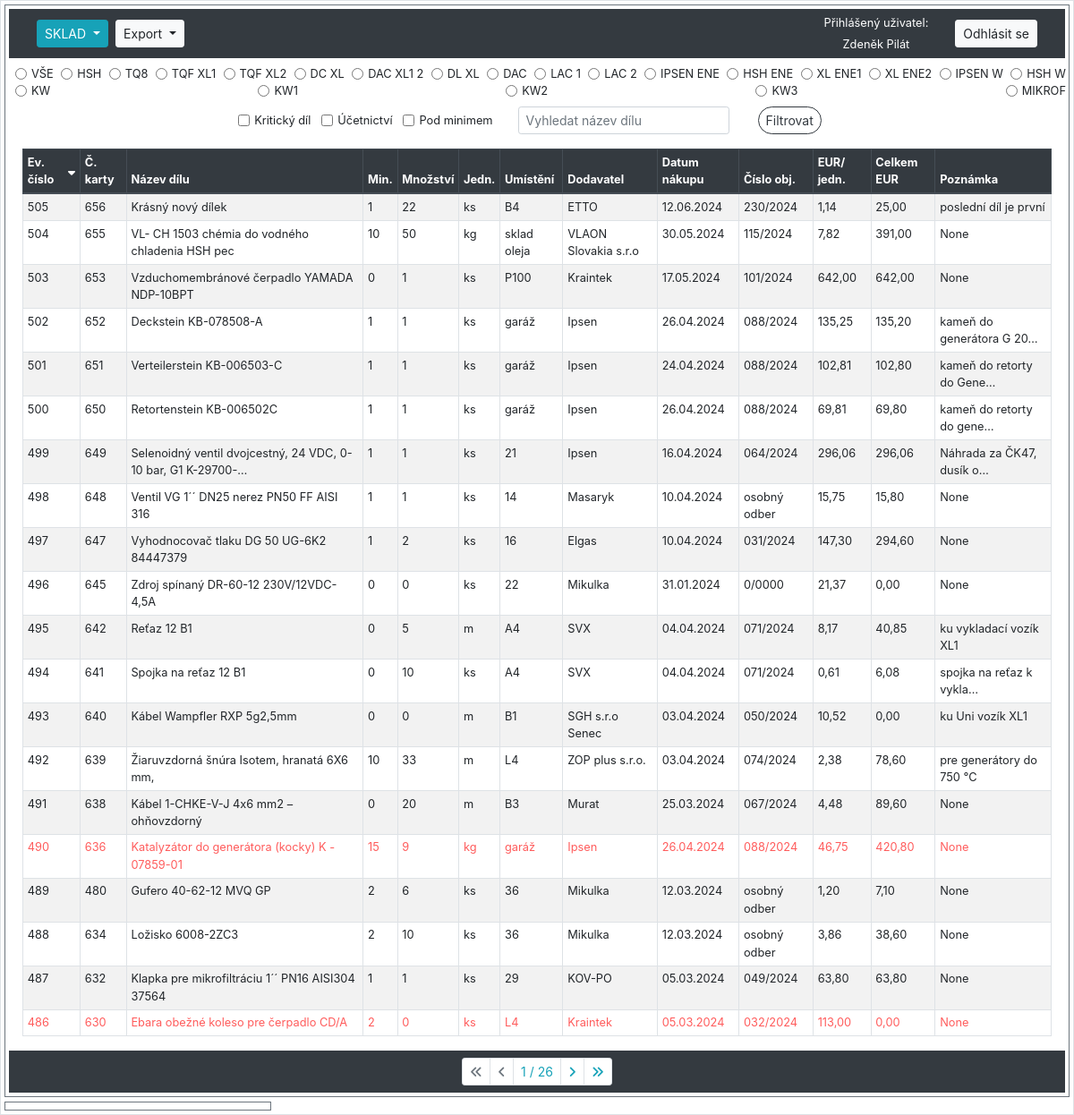
Before: /sklad/ (signed in) with the older database file.
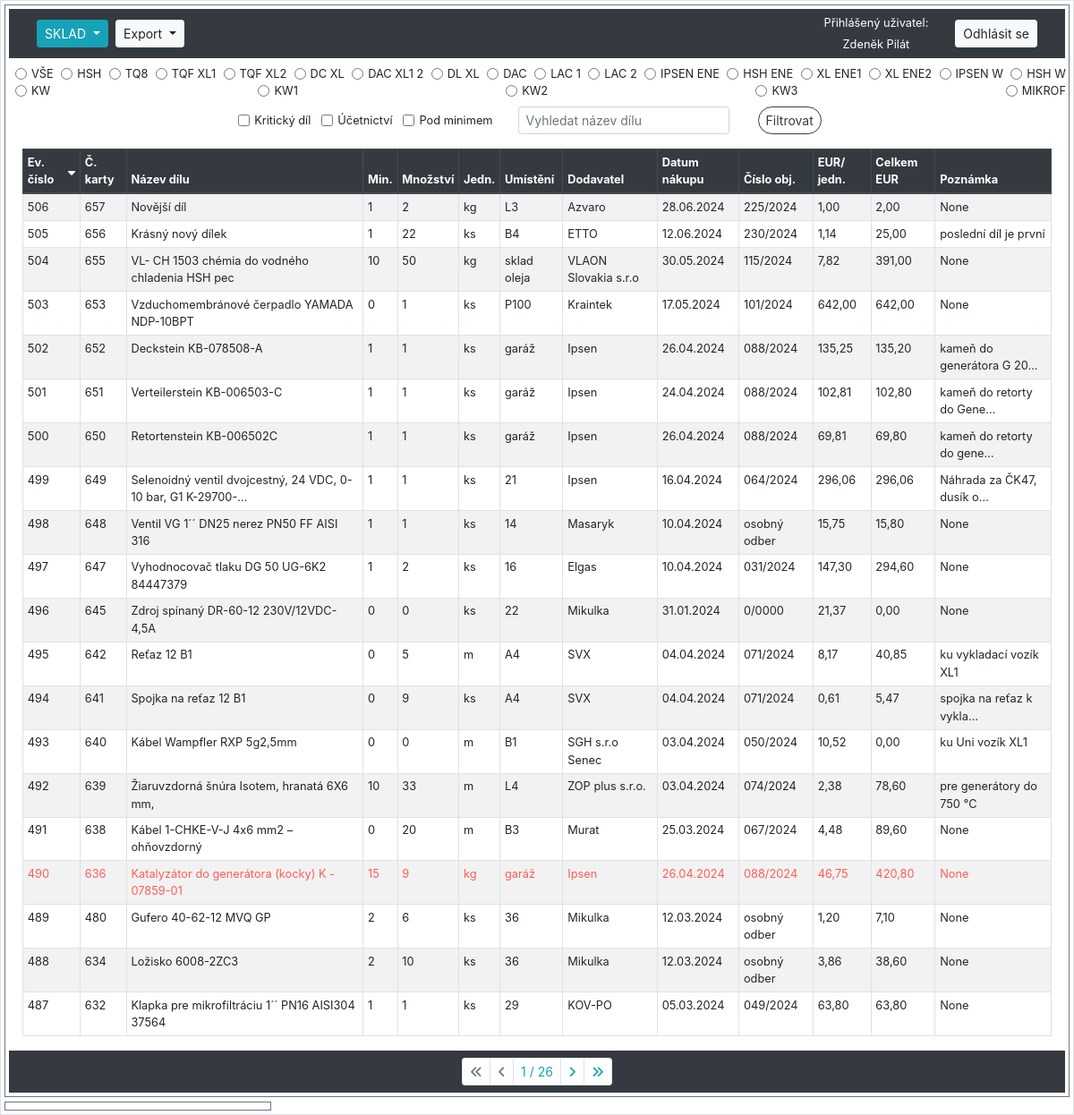
After: the same page with the newer database file.
### hpm_sklad/models.py (models this page shows, shortened)
class Zarizeni(models.Model):
    class Meta:
        verbose_name_plural = "Zařízení"
    zarizeni = models.CharField(max_length=10, verbose_name="Zařízení")
    nazev_zarizeni = models.CharField(max_length=100, verbose_name="Název zařízení")
    umisteni = models.CharField(max_length=20, verbose_name="Umístění")
    typ_zarizeni = models.CharField(max_length=100, verbose_name="Typ zařízení")

class Sklad(models.Model):
    class Meta:
        ordering = ["-evidencni_cislo"]
        verbose_name_plural = "Skladové položky"
    JEDNOTKY_CHOICES = [
        ('ks', 'kus'),
        ('kg', 'kilogram'),
        ('par', 'pár'),
        ('l', 'litr'),
        ('m', 'metr'),
        ('baleni', 'balení'),
    ]
    evidencni_cislo = models.AutoField(primary_key=True, verbose_name="Evidenční číslo")
    interne_cislo = models.IntegerField(null=True, verbose_name="Číslo karty")
    objednano = models.CharField(max_length=100, null=True, blank=True, verbose_name="Objednáno?")
    nazev_dilu = models.CharField(max_length=100, verbose_name="Název dílu")
    min_mnozstvi_ks = models.PositiveIntegerField(default=0, verbose_name="Minimum")
    mnozstvi = models.PositiveIntegerField(default=0, verbose_name="Množství")
    jednotky = models.CharField(max_length=10, choices=JEDNOTKY_CHOICES, default='ks', verbose_name="Jednotky")
    umisteni = models.CharField(max_length=25, null=True, verbose_name="Umístění")
    dodavatel = models.CharField(max_length=70, null=True, blank=True, verbose_name="Dodavatel")
    datum_nakupu = models.DateField(null=True, blank=True, verbose_name="Datum nákupu")
    cislo_objednavky = models.CharField(max_length=20, null=True, blank=True, verbose_name="Číslo objednávky")
    jednotkova_cena_eur = models.FloatField(default=0.0, validators=[MinValueValidator(0.0)], verbose_name="EUR/jednotka")
    celkova_cena_eur = models.FloatField(default=0.0, validators=[MinValueValidator(0.0)], verbose_name="Celkem EUR")
    poznamka = models.CharField(null=True, blank=True, max_length=200, verbose_name="Poznámka")
    ucetnictvi = models.BooleanField(default=True, verbose_name="Účetnictví")
    kriticky_dil = models.BooleanField(default=False, verbose_name="Kritický díl")
    hsh = models.BooleanField(default=False, verbose_name="HSH")
    tq8 = models.BooleanField(default=False, verbose_name="TQ8")
    tqf_xl1 = models.BooleanField(default=False, verbose_name="TQF XL1")
    tqf_xl2 = models.BooleanField(default=False, verbose_name="TQF XL2")
    dc_xl = models.BooleanField(default=False, verbose_name="DC XL")
    dac_xl1_2 = models.BooleanField(default=False, verbose_name="DAC XL1-2")
    dl_xl = models.BooleanField(default=False, verbose_name="DL XL")
    dac = models.BooleanField(default=False, verbose_name="DAC")
    lac_1 = models.BooleanField(default=False, verbose_name="LAC 1")
    lac_2 = models.BooleanField(default=False, verbose_name="LAC 2")
    ipsen_ene = models.BooleanField(default=False, verbose_name="IPSEN ENE")
    hsh_ene = models.BooleanField(default=False, verbose_name="HSH ENE")
    xl_ene1 = models.BooleanField(default=False, verbose_name="XL ENE1")
    xl_ene2 = models.BooleanField(default=False, verbose_name="XL ENE2")
    ipsen_w = models.BooleanField(default=False, verbose_name="IPSEN W")
    hsh_w = models.BooleanField(default=False, verbose_name="HSH W")
    kw = models.BooleanField(default=False, verbose_name="KW")
    kw1 = models.BooleanField(default=False, verbose_name="KW 1")
    kw2 = models.BooleanField(default=False, verbose_name="KW 2")
    kw3 = models.BooleanField(default=False, verbose_name="KW 3")
    mikrof = models.BooleanField(default=False, verbose_name="MIKROF")
    history = HistoricalRecords()
    @property
    def pod_minimem(self):
        return self.mnozstvi < self.min_mnozstvi_ks

### hpm_sklad/views.py (the view, shortened to what this page needs)
# urls.py: path('sklad/', views.SkladListView.as_view(), name='sklad'),
class SkladListView(LoginRequiredMixin, ListView):
    model = Sklad
    template_name = 'hpm_sklad/sklad.html'
    paginate_by = 20
    export_csv = False
    def get_context_data(self, **kwargs):
        context = super().get_context_data(**kwargs)
        selected_ev_cislo = self.request.GET.get('selected', None)
        if selected_ev_cislo:
            context['selected_item'] = get_object_or_404(Sklad, evidencni_cislo=selected_ev_cislo)
        else:
            context['selected_item'] = None
        radio_filters = [("", "VŠE")] + [(z.zarizeni.lower(), z.zarizeni.replace('_', ' ')) for z in Zarizeni.objects.all()]
        context.update({
            'db_table': 'sklad',
            'sort': self.request.GET.get('sort', 'evidencni_cislo'),
            'order': self.request.GET.get('order', 'down'),
            'query': self.request.GET.get('query', ''),
            'kriticky_dil': self.request.GET.get('kriticky_dil', ''),
            'ucetnictvi': self.request.GET.get('ucetnictvi', ''),
            'pod_minimem': self.request.GET.get('pod_minimem', ''),
            'radio_filter': self.request.GET.get('radio_filter', ''),
            'radio_filters': radio_filters,
            'current_user': self.request.user,
        })
        return context
    def get_queryset(self):
        queryset = Sklad.objects.all()
        query = self.request.GET.get('query', '')
        sort = self.request.GET.get('sort', 'evidencni_cislo')
        order = self.request.GET.get('order', 'down')
        if query:
            queryset = queryset.filter(nazev_dilu__icontains=query)
        filters = {
            'kriticky_dil': self.request.GET.get('kriticky_dil'),
            'ucetnictvi': self.request.GET.get('ucetnictvi'),
        }
        for field, value in filters.items():
            if value == 'on':
                queryset = queryset.filter(**{field: True})
        radio_filter = self.request.GET.get('radio_filter')
        if radio_filter:
            queryset = queryset.filter(**{radio_filter: True})
        if order == 'down':
            sort = f"-{sort}"
        queryset = queryset.order_by(sort)
        pod_minimem = self.request.GET.get('pod_minimem')
        if pod_minimem == 'on':
            queryset = [obj for obj in queryset if obj.pod_minimem]
        return queryset
    def render_to_response(self, context, **response_kwargs):
        if getattr(self, 'export_csv', False):
            return self.export_to_csv(self.get_queryset())
        else:
            return super().render_to_response(context, **response_kwargs)

### hpm_sklad/templatetags/custom_filters.py (called while the page is built)
@register.filter
def url_remove_param(querystring, params):
    params = params.split(',')
    new_querystring = '&'.join(
        f"{key}={value}"
        for part in querystring.split('&')
        if '=' in part and (key := part.split('=')[0]) not in params and (value := part.split('=')[1])
    )
    return new_querystring

### hpm_sklad/templates/hpm_sklad/sklad.html (shortened to what the changed rows need)
{% extends "hpm_sklad/base_left_right_column.html" %}
{% load static %}
{% load custom_filters %}
{% block left_content %}
    <form method="GET" action="">
        <div class="form-group ml-2 my-2">
            <div class="form-row small">
                {% for value, label in radio_filters %}
                    <div class="form-check form-check-inline mx-1">
                        <input class="form-check-input" type="radio" name="radio_filter" id="{{ label }}" value="{{ value }}" {% if request.GET.radio_filter == value %}checked{% endif %}>
                        <label class="form-check-label" for="{{ label }}">{{ label }}</label>
                    </div>
                {% endfor %}
            </div>
        </div>
    </form>
    <div class="container-fluid">
        <table class="table table-sm table-hover table-striped table-bordered">
            <thead class="thead-dark">
                <tr>
                    {% with request.GET.urlencode as querystring %}
                        <th scope="col">
                            <a href="?sort=evidencni_cislo&order={% if request.GET.sort == 'evidencni_cislo' and request.GET.order == 'up' %}down{% else %}up{% endif %}&{{ querystring|url_remove_param:'sort,order' }}">
                                Ev. číslo
                                {% if not request.GET.sort %}
                                    <i class="fas fa-sort-down"></i>
                                {% endif %}
                            </a>
                        </th>
                        <th scope="col">
                            <a href="?sort=interne_cislo&order={% if request.GET.sort == 'interne_cislo' and request.GET.order == 'up' %}down{% else %}up{% endif %}&{{ querystring|url_remove_param:'sort,order' }}">
                                Č. karty
                            </a>
                        </th>
                        <th scope="col">
                            <a href="?sort=nazev_dilu&order={% if request.GET.sort == 'nazev_dilu' and request.GET.order == 'up' %}down{% else %}up{% endif %}&{{ querystring|url_remove_param:'sort,order' }}">
                                Název dílu
                            </a>
                        </th>
                        <th scope="col">
                            <a href="?sort=min_mnozstvi_ks&order={% if request.GET.sort == 'min_mnozstvi_ks' and request.GET.order == 'up' %}down{% else %}up{% endif %}&{{ querystring|url_remove_param:'sort,order' }}">
                                Min.
                            </a>
                        </th>
                        <th scope="col">
                            <a href="?sort=mnozstvi&order={% if request.GET.sort == 'mnozstvi' and request.GET.order == 'up' %}down{% else %}up{% endif %}&{{ querystring|url_remove_param:'sort,order' }}">
                                Množství
                            </a>
                        </th>
                        <th scope="col">
                            <a href="?sort=jednotky&order={% if request.GET.sort == 'jednotky' and request.GET.order == 'up' %}down{% else %}up{% endif %}&{{ querystring|url_remove_param:'sort,order' }}">
                                Jedn.
                            </a>
                        </th>
                        <th scope="col">
                            <a href="?sort=umisteni&order={% if request.GET.sort == 'umisteni' and request.GET.order == 'up' %}down{% else %}up{% endif %}&{{ querystring|url_remove_param:'sort,order' }}">
                                Umístění
                            </a>
                        </th>
                        <th scope="col">
                            <a href="?sort=dodavatel&order={% if request.GET.sort == 'dodavatel' and request.GET.order == 'up' %}down{% else %}up{% endif %}&{{ querystring|url_remove_param:'sort,order' }}">
                                Dodavatel
                            </a>
                        </th>
                        <th scope="col">
                            <a href="?sort=datum_nakupu&order={% if request.GET.sort == 'datum_nakupu' and request.GET.order == 'up' %}down{% else %}up{% endif %}&{{ querystring|url_remove_param:'sort,order' }}">
                                Datum nákupu
                            </a>
                        </th>
                        <th scope="col">
                            <a href="?sort=cislo_objednavky&order={% if request.GET.sort == 'cislo_objednavky' and request.GET.order == 'up' %}down{% else %}up{% endif %}&{{ querystring|url_remove_param:'sort,order' }}">
                                Číslo obj.
                            </a>
                        </th>
                        <th scope="col">
                            <a href="?sort=jednotkova_cena_eur&order={% if request.GET.sort == 'jednotkova_cena_eur' and request.GET.order == 'up' %}down{% else %}up{% endif %}&{{ querystring|url_remove_param:'sort,order' }}">
                                EUR/ jedn.
                            </a>
                        </th>
                        <th scope="col">
                            <a href="?sort=celkova_cena_eur&order={% if request.GET.sort == 'celkova_cena_eur' and request.GET.order == 'up' %}down{% else %}up{% endif %}&{{ querystring|url_remove_param:'sort,order' }}">
                                Celkem EUR
                            </a>
                        </th>
                        <th scope="col">
                            <a href="?sort=poznamka&order={% if request.GET.sort == 'poznamka' and request.GET.order == 'up' %}down{% else %}up{% endif %}&{{ querystring|url_remove_param:'sort,order' }}">
                                Poznámka
                            </a>
                        </th>
                    {% endwith %}
                </tr>
            </thead>
            <tbody class="show-pointer">
                {% for sklad in object_list %}
          	    <tr data-evidencni-cislo="{{ sklad.evidencni_cislo }}" data-detail-url="{% url 'detail_sklad' sklad.evidencni_cislo %}" onclick="loadDetail('{% url 'detail_sklad' sklad.evidencni_cislo %}', '{{ sklad.evidencni_cislo }}')"
          	    {% if sklad.evidencni_cislo == selected_sklad.evidencni_cislo %} class="table-info"{% endif %} {% if sklad.pod_minimem %} class="pod-minimem-row"{% endif %}>
          	        <td scope="row">{{ sklad.evidencni_cislo }}</td>
                	<td scope="row">{{ sklad.interne_cislo }}</td>
                	<td scope="row">{{ sklad.nazev_dilu|truncatechars:60 }}</td>
                	<td scope="row">{{ sklad.min_mnozstvi_ks }}</td>
             		<td scope="row">{{ sklad.mnozstvi }}</td>
	              	<td scope="row">{{ sklad.jednotky }}</td>
       		        <td scope="row">{{ sklad.umisteni }}</td>
       		        <td scope="row">{{ sklad.dodavatel|truncatechars:20 }}</td>
                  	<td scope="row">{{ sklad.datum_nakupu|date:"d.m.Y" }}</td>
                  	<td scope="row">{{ sklad.cislo_objednavky }}</td>
                  	<td scope="row">{{ sklad.jednotkova_cena_eur|floatformat:2 }}</td>
                	<td scope="row">{{ sklad.celkova_cena_eur|floatformat:2 }}</td>
                    <td scope="row">{{ sklad.poznamka|truncatechars:25 }}</td>
                    </tr>
                {% endfor %}
            </tbody>
        </table>
    </div>
{% endblock %}

Changed rows visible on the page:
no longer on this page (row unchanged): Sklad: evidencni_cislo "486", interne_cislo "630", nazev_dilu "Ebara obežné koleso pre čerpadlo CD/A", min_mnozstvi_ks "2", mnozstvi "0", jednotky "ks", umisteni "L4", dodavatel "Kraintek", datum_nakupu "05.03.2024", cislo_objednavky "032/2024", jednotkova_cena_eur "113,00", celkova_cena_eur "0,00", poznamka "None"
added Sklad: evidencni_cislo "506", interne_cislo "657", nazev_dilu "Novější díl", min_mnozstvi_ks "1", mnozstvi "2", jednotky "kg", umisteni "L3", dodavatel "Azvaro", datum_nakupu "28.06.2024", cislo_objednavky "225/2024", jednotkova_cena_eur "1,00", celkova_cena_eur "2,00", poznamka "None"
changed Sklad "Spojka na reťaz 12 B1": mnozstvi "10" → "9"; celkova_cena_eur "6,08" → "5,47"
